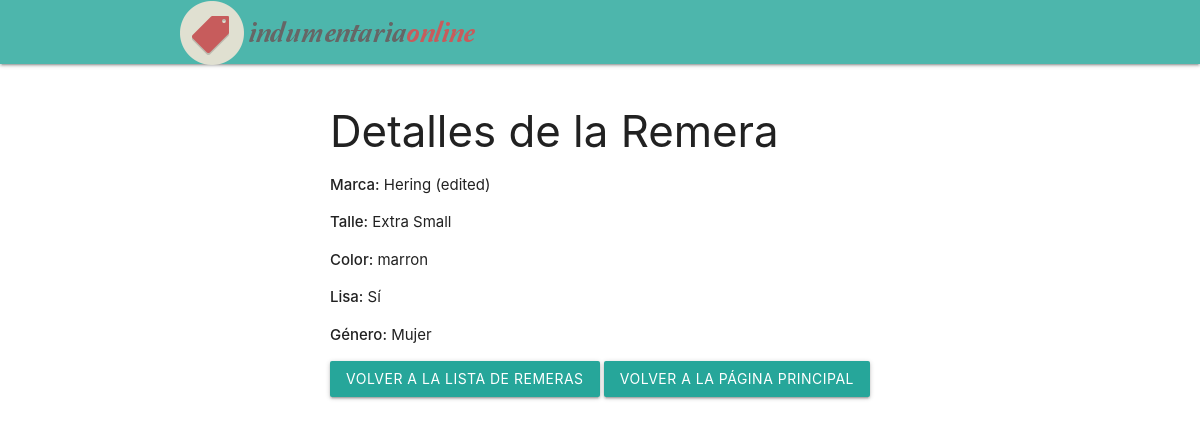
/shop/remera/1/, run on the app's committed database.
### app/models.py (models this page shows)
class Remeras(models.Model):
    marca = models.CharField(max_length=100)
    talle = models.IntegerField(choices=TALLE_CHOISE, default=1, null=True)
    color = models.CharField(max_length=100)
    lisa = models.BooleanField(null=True)
    genero = models.IntegerField(choices=GENERO_CHOISE, default=1, null=True)

### app/views.py (the view)
# urls.py: path('remera/<int:id>/', views.detalles_remera, name='detalles_remera'),
def detalles_remera(request, id):
    remera = get_object_or_404(Remeras, pk=id)
    return render(request, 'app/detalles_remera.html', {'remera': remera})

### templates/app/detalles_remera.html (shortened to what this page needs)
<!DOCTYPE html>
<html>
<head>
    {% load static %}
    <link href="https://cdnjs.cloudflare.com/ajax/libs/materialize/1.0.0/css/materialize.min.css" rel="stylesheet">
</head>
<body>
<nav class="nav-wrapper teal lighten-2">
    <div class="container">
        <img src="{% static 'img/logo.png' %}" alt="Logo de la tienda" class="responsive-img">
    </div>
</nav>
<div style="display: flex; justify-content: center; align-items: ;">
<div class="section">
        <h3>Detalles de la Remera</h3>
            <p><strong>Marca:</strong> {{ remera.marca }}</p>
            <p><strong>Talle:</strong> {{ remera.get_talle_display }}</p>
            <p><strong>Color:</strong> {{ remera.color }}</p>
            <p><strong>Lisa:</strong> {{ remera.lisa|yesno:"Sí,No" }}</p>
            <p><strong>Género:</strong> {{ remera.get_genero_display }}</p>
            <a href = "{% url 'listar_remeras' %}" class="waves-effect waves-light btn">Volver a la lista de remeras</a>
            <a href="{% url 'home' %}" class="waves-effect waves-light btn">Volver a la página principal</a>
        </div>
    </div>
</body>
</html>

### data on the page
Remeras: marca "Hering (edited)", talle "Extra Small", color "marron", lisa "Sí", genero "Mujer"
